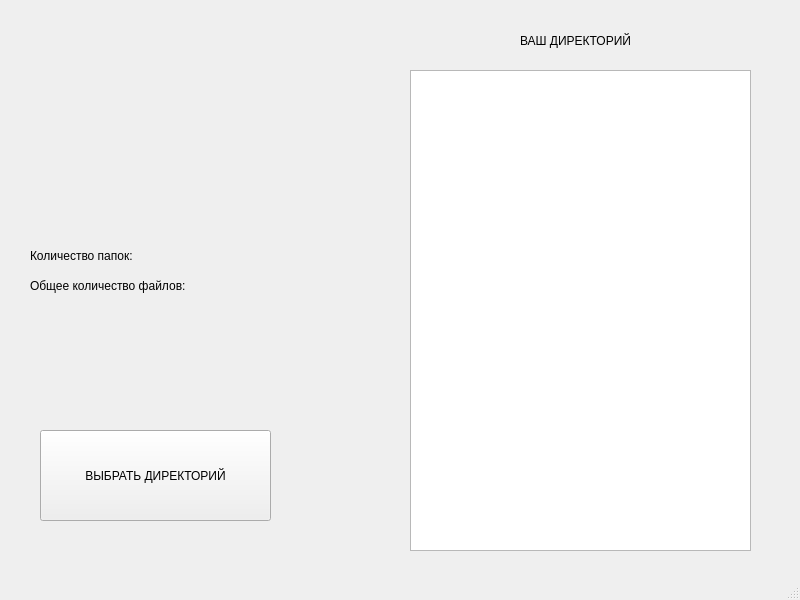
<?xml version="1.0" encoding="UTF-8"?>
<ui version="4.0">
 <class>MainWindow</class>
 <widget class="QMainWindow" name="MainWindow">
  <property name="geometry">
   <rect>
    <x>0</x>
    <y>0</y>
    <width>800</width>
    <height>600</height>
   </rect>
  </property>
  <property name="windowTitle">
   <string>MainWindow</string>
  </property>
  <widget class="QWidget" name="centralwidget">
   <widget class="QPushButton" name="openButton">
    <property name="geometry">
     <rect>
      <x>40</x>
      <y>430</y>
      <width>231</width>
      <height>91</height>
     </rect>
    </property>
    <property name="text">
     <string>ВЫБРАТЬ ДИРЕКТОРИЙ</string>
    </property>
   </widget>
   <widget class="QTextBrowser" name="textBrowser">
    <property name="geometry">
     <rect>
      <x>410</x>
      <y>70</y>
      <width>341</width>
      <height>481</height>
     </rect>
    </property>
   </widget>
   <widget class="QLabel" name="label">
    <property name="geometry">
     <rect>
      <x>250</x>
      <y>250</y>
      <width>66</width>
      <height>17</height>
     </rect>
    </property>
    <property name="text">
     <string/>
    </property>
   </widget>
   <widget class="QLabel" name="label_2">
    <property name="geometry">
     <rect>
      <x>250</x>
      <y>280</y>
      <width>66</width>
      <height>17</height>
     </rect>
    </property>
    <property name="text">
     <string/>
    </property>
   </widget>
   <widget class="QLabel" name="label_3">
    <property name="geometry">
     <rect>
      <x>30</x>
      <y>240</y>
      <width>141</width>
      <height>31</height>
     </rect>
    </property>
    <property name="text">
     <string>Количество папок:</string>
    </property>
   </widget>
   <widget class="QLabel" name="label_4">
    <property name="geometry">
     <rect>
      <x>30</x>
      <y>270</y>
      <width>211</width>
      <height>31</height>
     </rect>
    </property>
    <property name="text">
     <string>Общее количество файлов:</string>
    </property>
   </widget>
   <widget class="QLabel" name="label_5">
    <property name="geometry">
     <rect>
      <x>520</x>
      <y>20</y>
      <width>151</width>
      <height>41</height>
     </rect>
    </property>
    <property name="text">
     <string>ВАШ ДИРЕКТОРИЙ</string>
    </property>
   </widget>
  </widget>
  <widget class="QMenuBar" name="menubar">
   <property name="geometry">
    <rect>
     <x>0</x>
     <y>0</y>
     <width>800</width>
     <height>22</height>
    </rect>
   </property>
  </widget>
  <widget class="QStatusBar" name="statusbar"/>
 </widget>
 <resources/>
 <connections/>
</ui>
